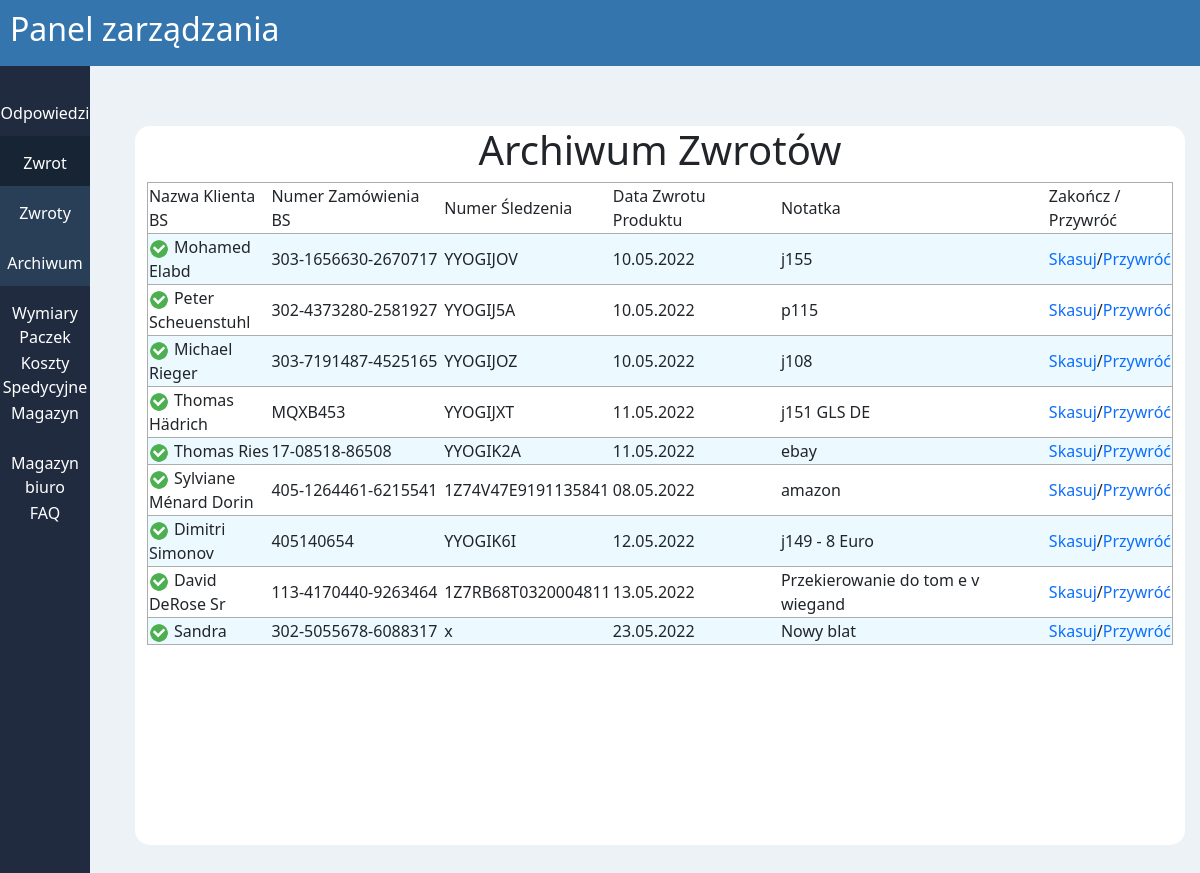
Before: /archiwum_zwroty.php with the older database file.
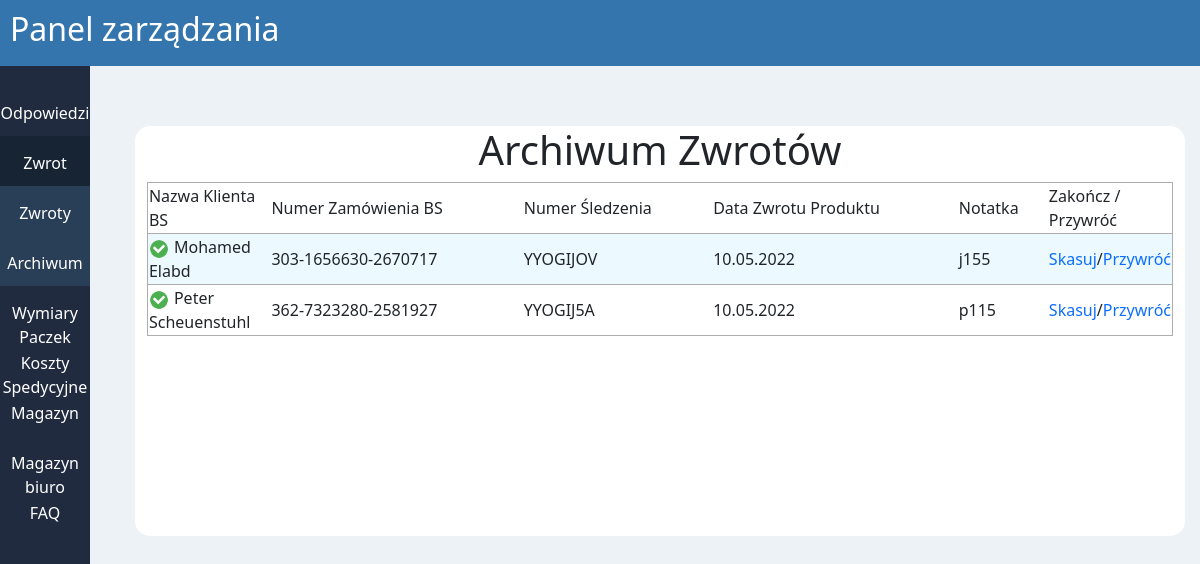
After: the same page with the newer database file.
### tables this page shows
CREATE TABLE `zwroty` (
  `ID` int(11) NOT NULL,
  `klient` text NOT NULL,
  `nr_zamowienia` text NOT NULL,
  `nr_sledzenia` text NOT NULL,
  `data_zwrotu` text NOT NULL,
  `notatka` text NOT NULL,
  `kategoria` text NOT NULL
);

### archiwum_zwroty.php (the view, shortened to what this page needs)
<?php
    require "connect.php";
    $conn = new mysqli($host, $db_user, $db_password, $db_name);
    $conn->set_charset("utf8");
    $sql = "SELECT * FROM zwroty ORDER BY kategoria ASC;";
	$result = $conn->query($sql);
    $site = "zwrot_klient";
    ?>
<!DOCTYPE html>
<html lang="en">
<head>
    <?php
    require "addons/head.php"
    ?>
</head>
<body>
<?php
    require 'addons/title.php'
?>
<div class="row">
<?php
    require 'addons/navbar.php'
    ?>
    <div class="col-11">
        <div class="row odstep bialy">
            <div>
            <h1 class="srodek">Archiwum Zwrotów</h1>
            <table class="tabela">
                <tr>
                    <td style="width: 12%; margin-right: 5px;">Nazwa Klienta BS</td>
                    <td>Numer Zamówienia BS</td>
                    <td>Numer Śledzenia</td>
                    <td>Data Zwrotu Produktu</td>
                    <td>Notatka</td>
                    <td>Zakończ / Przywróć</td>
                </tr>
            <?php
                while($row = $result->fetch_assoc()) {
                    $id = $row['ID'];
                    $klient = $row['klient'];
                    $nr_zamowienia = $row['nr_zamowienia'];
                    $nr_sledzenia = $row['nr_sledzenia'];
                    $data_zwrotu = $row['data_zwrotu'];
                    $notatka = $row['notatka'];
                    $kategoria = $row['kategoria'];
                    if($kategoria == 'b')
                    {
                    echo '
                    <tr>
                    <td><img src="img/accept.png" style="width: 20px; height:20px; border-style: none;">'.$klient.'</td>
                    <td>'.$nr_zamowienia.'</td>
                    <td>'.$nr_sledzenia.'</td>
                    <td>'.$data_zwrotu.'</td>
                    <td>'.$notatka.'</td>
                    <td class="reszta"><a href = commands/skasuj.php?id='.$id.'>Skasuj</a>/<a href = commands/delete.php?id='.$id.'&op=a>Przywróć</a></td>
                    </tr>';
                    }
                }
                echo "</table>";
            ?>
            </div>
    </div>
</div>
</body>
</html>

### addons/head.php (shortened to what this page needs)
<link href="https://cdn.jsdelivr.net/npm/bootstrap@5.1.3/dist/css/bootstrap.min.css" rel="stylesheet">
<link href="assets/css/style.css?version=3" rel="stylesheet">

### addons/title.php
<div class="top">
    <h2>Panel zarządzania</h2>
</div>

### addons/navbar.php (shortened to what this page needs)
<div class="col-1 niebieski caly">
    <?php
    if ($site == "odpowiedzi")
    {
        echo '<a href="index.php"><div class="blok active">Odpowiedzi</div></a>';
        echo '<a href="zwrot_klienci.php"><div class="blok">Zwrot</div></a>';
        echo '<a href="wymiar.php"><div class="blok">Wymiary Paczek</div></a>';
        echo '<a href="paczki.php"><div class="blok">Koszty Spedycyjne</div></a>';
        echo '<a href="magazyn.php"><div class="blok">Magazyn</div></a>';
        echo '<a href="magazyn_biuro.php"><div class="blok">Magazyn biuro</div></a>';
        echo '<a href="faq.php"><div class="blok">FAQ</div></a>';
    }
    elseif ($site == "zwrot_klient")
    {
        echo '<a href="index.php"><div class="blok">Odpowiedzi</div></a>';
        echo '<div class="blok active" on>Zwrot</div>';
        echo '<a href="zwrot_klienci.php" ><div class="blok accor">Zwroty</div></a>';
        echo '<a href="archiwum_zwroty.php"><div class="blok accor">Archiwum</div></a>';
        echo '<a href="wymiar.php"><div class="blok">Wymiary Paczek</div></a>';
        echo '<a href="paczki.php"><div class="blok">Koszty Spedycyjne</div></a>';
        echo '<a href="magazyn.php"><div class="blok">Magazyn</div></a>';
        echo '<a href="magazyn_biuro.php"><div class="blok">Magazyn biuro</div></a>';
        echo '<a href="faq.php"><div class="blok">FAQ</div></a>';
    }
?>
    </div>

### assets/css/style.css (style rules this page uses)
body { background-color: #edf2f6; overflow-x: hidden; }
.top { background-color: #3475ad; padding-top: 10px; padding-left: 10px; padding-bottom: 10px; color: white; }
.caly { min-height: 1000px; }
.srodek { text-align: center; }
img { margin-right: 5px; border: 1px solid black; width: 20px; height: 15px; }
.odstep { margin-top: 60px; margin-left: 3%; margin-right: 3%; padding-bottom: 200px; }
.niebieski { background-color: #202b3f; }
.col-1 { padding-right: 0; padding-top: 20px; }
.col-1 .blok { padding-top: 15px; padding-bottom: 15px; margin: 0; display: block; text-align: center; height: 50px; width: 100%; list-style: none; -webkit-transition: 0.3s; transition: 0.3s; color: white; }
.col-1 .active { background-color: #172433; }
a { text-decoration: none; }
.bialy { background-color: white; border-radius: 15px; margin-right: 15px; }
.reszta { width: 4%; }
.tabela table, tr { -ms-flex-line-pack: center; align-content: center; border-radius: 12px; border: solid 1px #adadad; }
tr:nth-child(even) { background-color: #ecfaff; }
.active, .accordion:hover { background-color: #87ceeb; color: black; }
.accor { background-color: #293e57; }

Changed rows visible on the page:
removed zwroty: klient "Michael Rieger", nr_zamowienia "303-7191487-4525165", nr_sledzenia "YYOGIJOZ", data_zwrotu "10.05.2022", notatka "j108"
removed zwroty: klient "Thomas Hädrich", nr_zamowienia "MQXB453", nr_sledzenia "YYOGIJXT", data_zwrotu "11.05.2022", notatka "j151 GLS DE"
removed zwroty: klient "Thomas Ries", nr_zamowienia "17-08518-86508", nr_sledzenia "YYOGIK2A", data_zwrotu "11.05.2022", notatka "ebay"
removed zwroty: klient "Sylviane Ménard Dorin", nr_zamowienia "405-1264461-6215541", nr_sledzenia "1Z74V47E9191135841", data_zwrotu "08.05.2022", notatka "amazon"
removed zwroty: klient "Dimitri Simonov", nr_zamowienia "405140654", nr_sledzenia "YYOGIK6I", data_zwrotu "12.05.2022", notatka "j149 - 8 Euro"
removed zwroty: klient "David DeRose Sr", nr_zamowienia "113-4170440-9263464", nr_sledzenia "1Z7RB68T0320004811", data_zwrotu "13.05.2022", notatka "Przekierowanie do tom e v wiegand"
removed zwroty: klient "Sandra", nr_zamowienia "302-5055678-6088317", nr_sledzenia "x", data_zwrotu "23.05.2022", notatka "Nowy blat"
changed zwroty "Peter Scheuenstuhl": nr_zamowienia "302-4373280-2581927" → "362-7323280-2581927"
